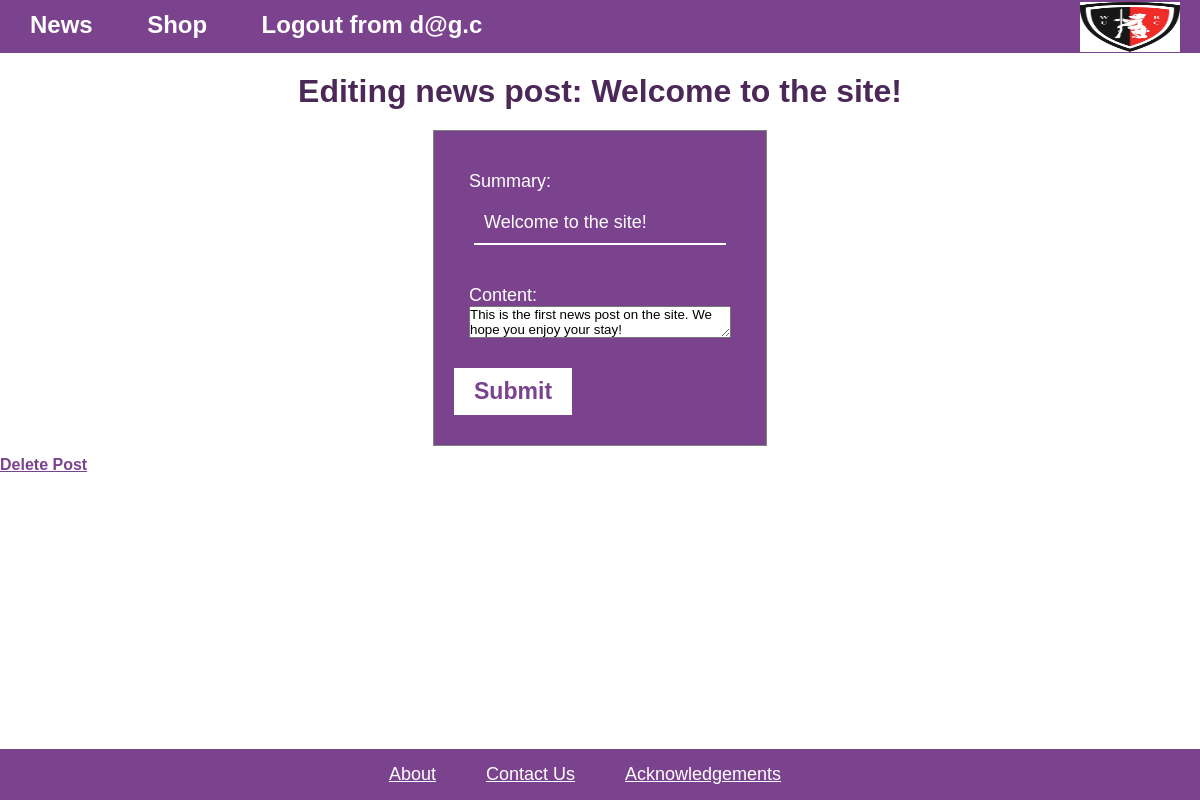
Screenshot of /news/edit/1 (signed in) with the database file from the repository.
### db_schema.py (models this page shows)
class Admin(UserMixin, db.Model):
    __tablename__ = 'admins'
    id = db.Column(db.Integer, primary_key=True)
    email = db.Column(db.String(254), unique=True) # max email length is 254 characters (https://stackoverflow.com/questions/386294/what-is-the-maximum-length-of-a-valid-email-address)
    first_name = db.Column(db.String(30))
    last_name = db.Column(db.String(30))
    password_hash = db.Column(db.String(60)) # max password length is 30 characters, password will be hashed.

class NewsPost(db.Model):
    __tablename__ = 'news_posts'
    id = db.Column(db.Integer, primary_key=True)
    title = db.Column(db.String(100), nullable=False)
    summary = db.Column(db.String(255), nullable=False)  # A short summary of the news post
    article = db.Column(db.Text, nullable=False)
    created_at = db.Column(db.DateTime, default=datetime.now())
    updated_at = db.Column(db.DateTime, default=datetime.now(), onupdate=datetime.now())
    creator_id = db.Column(db.Integer, db.ForeignKey('admins.id'), nullable=False)
    creator = db.relationship('Admin', backref=db.backref('news_posts', lazy=True))

### server/blueprints/news.py (the view)
@news_bp.route('/edit/<int:post_id>', methods=['GET', 'POST'])
@login_required
def edit_news(post_id):
    post = NewsPost.query.get_or_404(post_id)
    form = NewsPostForm(obj=post)
    if form.validate_on_submit():
        post.summary = form.summary.data
        post.article = cleanify(form.article.data)
        db.session.commit()
        flash("News post updated successfully!", "success")
        return redirect(url_for('news.news'))
    return render_template("news/edit_news.html", form=form, post=post)

### server/forms/news_forms.py
class NewsPostForm(FlaskForm):
    title = StringField('Title:', name="title", validators=[DataRequired(), Length(max=200)])
    summary = StringField('Summary:', name="summary", validators=[DataRequired(), Length(max=255)])
    article = CKEditorField('Content:', name="article", validators=[DataRequired()])
    submit = SubmitField('Submit')

### app.py (called while the page is built)
@login_manager.user_loader
def load_user(user_id):
    from db_schema import Admin
    return Admin.query.get(int(user_id))

### templates/news/edit_news.html (shortened to what this page needs)
{% extends "layout.html" %}
{% block content %}
    <h1>Editing news post: {{ post.title }}</h1>
    <form method="post" action="{{ url_for('news.edit_news', post_id=post.id) }}">
        <fieldset class="box-form-dark">
            {% include 'news/partials/edit_news_form.html' %}
        </fieldset>
    </form>
    <a href="{{ url_for('news.delete_news', post_id=post.id) }}" class="btn btn-danger"
       onclick="return confirm('Are you sure you want to delete this post?');">Delete Post</a>
{% endblock %}

### templates/partials/layout/header.html
<header>
    <span>
        <li><a href="{{ url_for('news.news') }}">News</a></li>
        <li><a href="{{ url_for('shop.shop') }}">Shop</a></li>
        {% if current_user.is_authenticated %}
            <li><a href="{{ url_for('auth.logout') }}">Logout from {{ current_user.email }}</a></li>
        {% else %}
            <li><a href="{{ url_for('auth.login') }}">Login</a></li>
            <li><a href="{{ url_for('auth.register') }}">Register</a></li>
        {% endif %}
    </span>
    <img src="/static/images/logo.png" alt="Logo" width="100" height="50" aria-hidden="true" />
</header>

### templates/news/partials/edit_news_form.html (shortened to what this page needs)
{% extends 'partials/form.html' %}
{% block fields %}
    <div class="form-input-collection">
        <div>
            <div class="form-input-section">
                {{ form.summary.label }}
                {{ form.summary(rows=3, class="form-field") }}
            </div>
            <div class="form-input-section">
                {{ form.article.label }}
                {{ form.article() }}
            </div>
        </div>
    </div>
{% endblock %}

### static/css/layout.css (style rules this page uses)
* { box-sizing: border-box; margin: 0; padding: 0; font-family: sans-serif; --light-background-color: rgb(230, 230, 230); --complement-color: rgb(123, 66, 142); --complement-color-dark: rgb(76, 40, 89); }
body { min-height: 100vh; display: flex; flex-direction: column; align-items: center; justify-content: center; }
header, footer { height: fit-content; display: flex; background-color: var(--complement-color); color: white; text-align: center; line-height: 50px; list-style-type: none; justify-content: space-between; padding: 0 20px; align-items: center; }
header li, footer li { display: inline; margin: 0 30px 0 0; }
header a, footer a { color: white; text-decoration: none; padding: 10px; font-size: x-large; font-weight: bold; }
a { color: var(--complement-color); font-weight: bold; }
h1 { color: var(--complement-color-dark); text-align: center; margin: 20px 0; }

### static/css/forms.css (style rules this page uses)
.box-form, .box-form-dark { box-sizing: border-box; margin: 10px auto; width: fit-content; padding: 20px 20px; font-size: larger; border: 1px solid gray; }
.box-form-dark { background-color: var(--complement-color); color: white; }
.form-input-collection { display: flex; flex-direction: row; justify-content: space-between; height: fit-content; }
.form-input-section, .form-field { margin: 10px 5px; padding: 10px; border: none; max-width: 500px; font-size: large; outline: none; }
.form-input-section { display: flex; flex-direction: column; justify-content: space-between; }
.form-field { border-bottom: 2px solid gray; background: none; }
.box-form-dark .form-field { border-bottom: 2px solid white; color: white; }
.submit-button { margin: 10px 0; padding: 10px 20px; border: none; width: fit-content; background-color: white; color: var(--complement-color); font-size: larger; font-weight: bold; }

### rows the page displays
Admin: email "d@g.c"
NewsPost: title "Welcome to the site!", summary "Welcome to the site!", article "This is the first news post on the site. We hope you enjoy your stay!"
